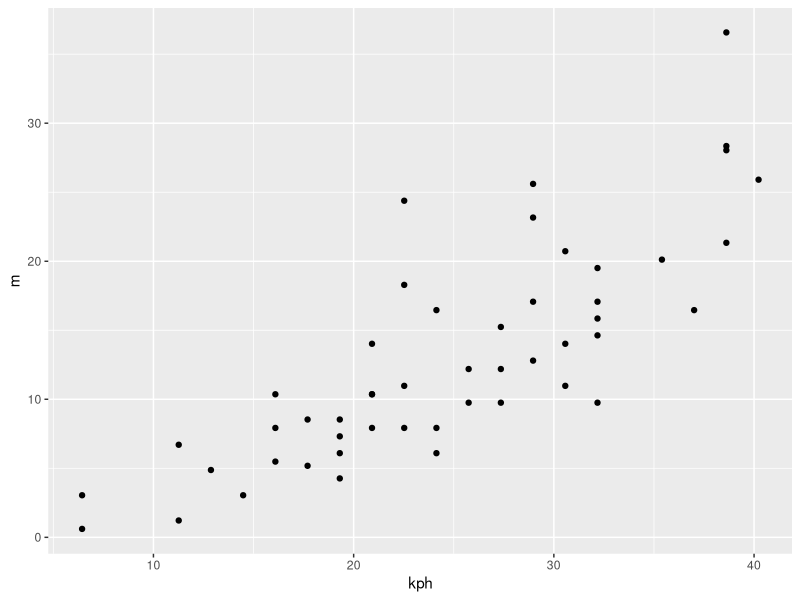
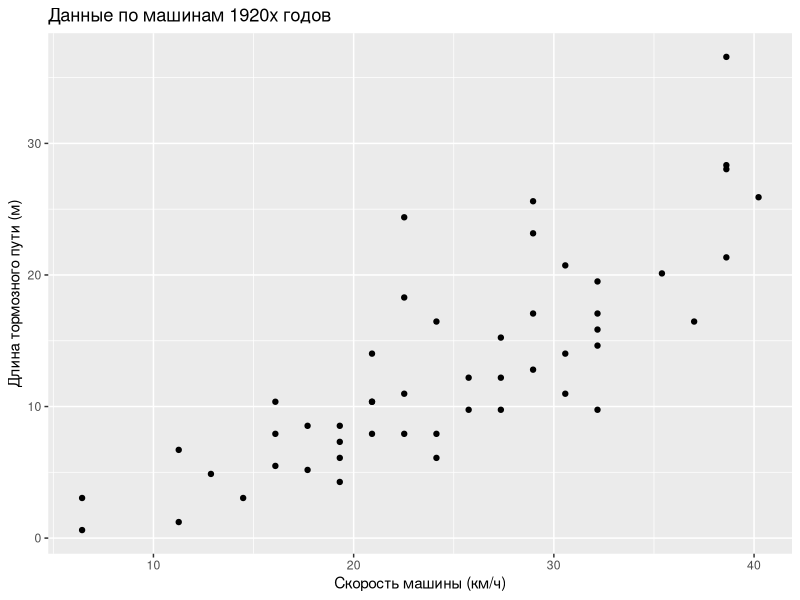
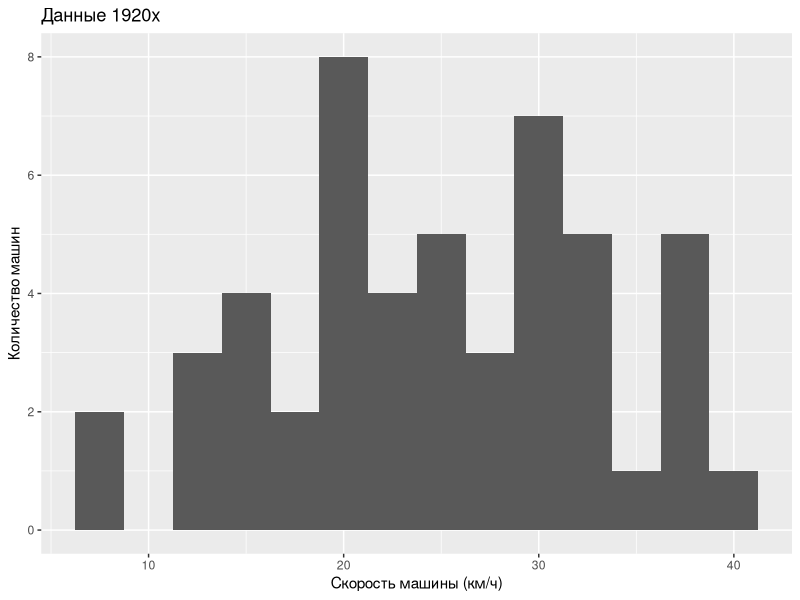

R code for these plots, in order:
## ---- chunk 1
x <- 5
y <- 9
x + y
## ---- chunk 2
moe_lyubimoe_chislo <- 9
## ---- chunk 3
r <- c(2,3,5.6,NA,7,0)
r + 3
## ---- chunk 4
1/r
## ---- chunk 5
name <- c("Маша","Саша")
height <- c(160,180)
choco <- c(2,3)
t <- data.frame(name,height,choco)
t
## ---- chunk 6
t$profit <- t$choco * 50
t
## ---- chunk 7
t$name <- NULL
t
## ---- chunk 8
t$height[2] <- 183
t
## ---- chunk 9
Sys.time()
## ---- chunk 10
head(cars)
tail(cars)
## ---- chunk 11
help("cars")
## ---- chunk 12
cars$kph <- 1.609 * cars$speed
cars$m <- 0.3048 * cars$dist
## ---- chunk 13
head(cars)
## ---- chunk 14
mean(cars$kph)
max(cars$kph)
min(cars$kph)
median(cars$kph)
## ---- chunk 15
summary(cars$kph)
## ---- chunk 16
# Hi, folks!
## ---- chunk 17
require("ggplot2")
## ---- chunk 18
qplot(data=cars,kph,m)
## ---- chunk 19
qplot(data=cars,kph,m,
  xlab="Скорость машины (км/ч)",
  ylab="Длина тормозного пути (м)",
  main="Данные по машинам 1920х годов")
## ---- chunk 20
qplot(data=cars,kph,binwidth=2.5,
      xlab="Скорость машины (км/ч)",
      ylab="Количество машин",
      main="Данные 1920х")
## ---- chunk 21
#deviance(m1)
#deviance(m2)
#deviance(m3)
#deviance(m4)
